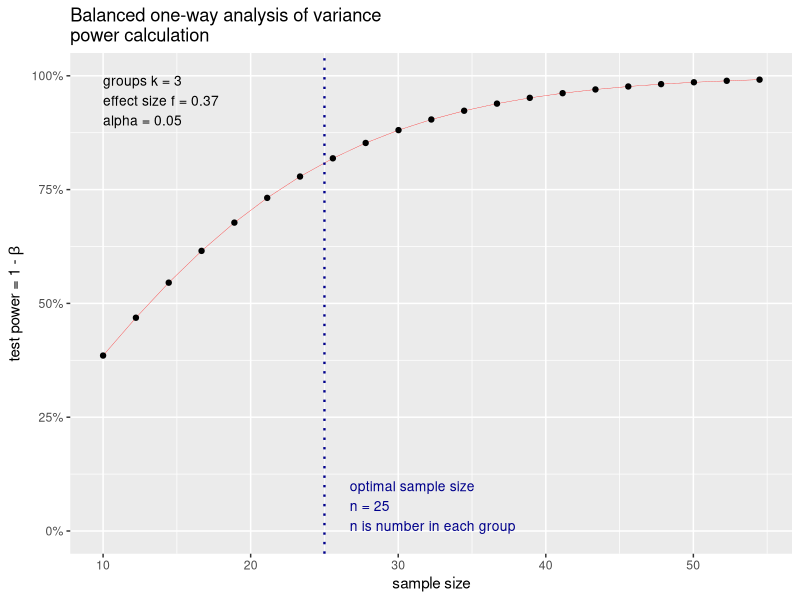

Source code (R):
## ---- chunk 1
#| label: setup

# Instalar el paquete si no lo instalaste antes
if (!requireNamespace("pwr", quietly = TRUE)) install.packages("pwr")

# Cargar el paquete
library(pwr)
## ---- chunk 2
#| label: pwr-t-test05


pwr.t.test(d = 0.45, sig.level = 0.05, power = 0.80, type = "two.sample")

## ---- chunk 3
#| label: pwr-t-test2
#| eval: true

pwr.t.test(d = 0.45, sig.level = 0.05, n = 40, type = "two.sample")

## ---- chunk 4
#| label: pwr-t-test03


pwr.t.test(d = 0.3, sig.level = 0.05, power = 0.80, type = "two.sample")

## ---- chunk 5
#| label: calcular-f-cohen
#| eval: true

medias <- c(68.5, 73, 77.5)
sd_comun <- 10
k <- length(medias)

sigma_medias <- sqrt(sum((medias - mean(medias))^2) / k)
f <- sigma_medias / sd_comun
f

## ---- chunk 6
#| label: pwr-anova-test
#| eval: true

pwr.anova.test(k = 3, f = 0.37, power = 0.80, sig.level = 0.05)
## ---- chunk 7
#| label: plot-power-curve
#| eval: true

resultado <- pwr.anova.test(k = 3, f = 0.37, power = 0.80, sig.level = 0.05)
plot(resultado)
## ---- chunk 8
#| label: pwr-r-test
#| eval: true
pwr.r.test(r = 0.35, sig.level = 0.05, power = 0.80)
## ---- chunk 9
#| label: r2-a-f2
#| eval: true
R2 <- 0.20
f2 <- R2 / (1 - R2)
f2
## ---- chunk 10
#| label: pwr-f2-test
#| eval: true
pwr.f2.test(u = 3, f2 = 0.25, sig.level = 0.05, power = 0.80)
## ---- chunk 11
#| label: calcular-n-total-regresion
#| eval: true
n_total <- 43.70444 + 3 + 1
n_total
## ---- chunk 12
#| label: calcular-f-cohen-modalidad
#| eval: true

medias_modalidad <- c(75, 71)
sd_comun <- 10
b <- length(medias_modalidad)

sigma_medias_modalidad <- sqrt(sum((medias_modalidad - mean(medias_modalidad))^2) / b)
f_modalidad <- sigma_medias_modalidad / sd_comun
f_modalidad
## ---- chunk 13
#| label: calcular-f-cohen-interaccion
#| eval: true

# Medias de celda (metodo x modalidad)
celdas <- matrix(
  c(72.0, 65.0,   # tradicional: presencial, virtual
    76.5, 69.5,   # recuperacion:  presencial, virtual
    76.5, 78.5),  # repeticion: presencial, virtual
  nrow = 3, byrow = TRUE,
  dimnames = list(
    c("tradicional", "practica_recuperacion", "repeticion_espaciada"),
    c("presencial", "virtual")
  )
)

celdas

sd_comun <- 10
medias_metodo <- c(68.5, 73, 77.5)
medias_modalidad <- c(75, 71)

# Media total de la variable. Si asumimos n balanceado por celdas, se puede obtener así:
gran_media <- mean(celdas)

efecto_metodo    <- medias_metodo - gran_media
efecto_metodo

efecto_modalidad <- medias_modalidad - gran_media
efecto_modalidad

# residuo de interaccion = celda - gran media - efecto de fila - efecto de columna
interaccion <- celdas - gran_media - outer(efecto_metodo, efecto_modalidad, "+")
interaccion

f_interaccion <- sqrt(mean(interaccion^2)) / sd_comun
f_interaccion
## ---- chunk 14
#| label: pwr-f2-test-2way

# Efecto principal del método (f = 0.37 -> f2 = 0.37^2=0.1369)
pwr.f2.test(u = 2, f2 = 0.1369, sig.level = 0.05, power = 0.80)

# Efecto principal de la modalidad (f = 0.20 -> f2 = 0.20^2 = 0.04)
pwr.f2.test(u = 1, f2 = 0.04, sig.level = 0.05, power = 0.80)

# Interacción método x modalidad (f2 = 0.045)
pwr.f2.test(u = 2, f2 = 0.045, sig.level = 0.05, power = 0.80)
